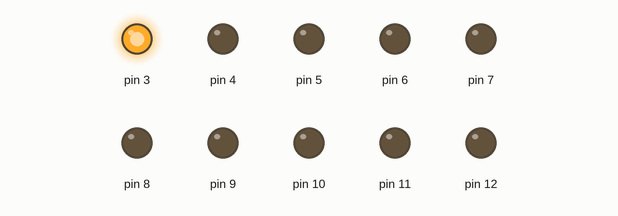
Recording of a sketch running on a simulated Arduino Uno, built with avr-gcc and run on an emulated ATmega328P. Parts: output pins drawn as LEDs (lit = HIGH).

Above: at 0.5 s.
At 1.5 s:
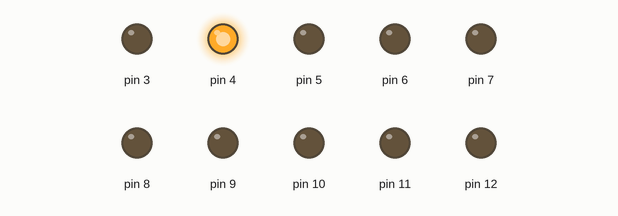
At 3.5 s:
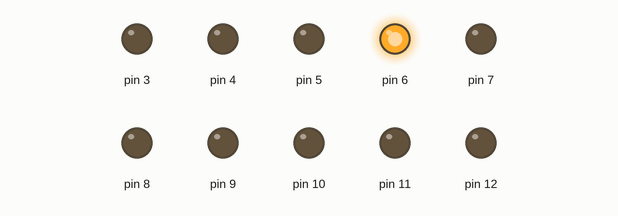
At 6.5 s:
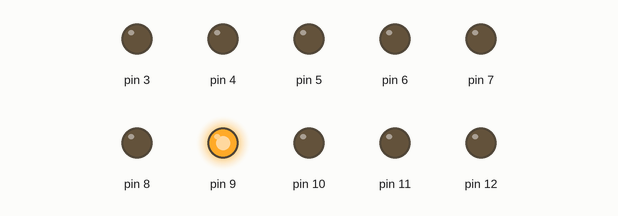
At 9.5 s:
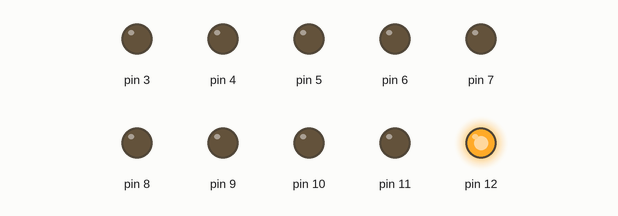
At 12.5 s:
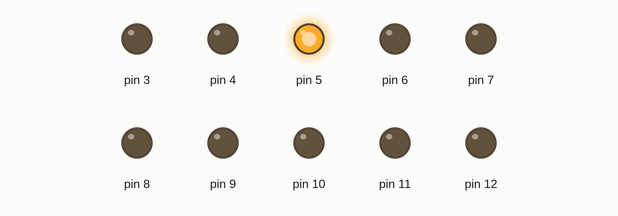
Timing chart, 0 to 13.0 s (numbered marks = the images above):
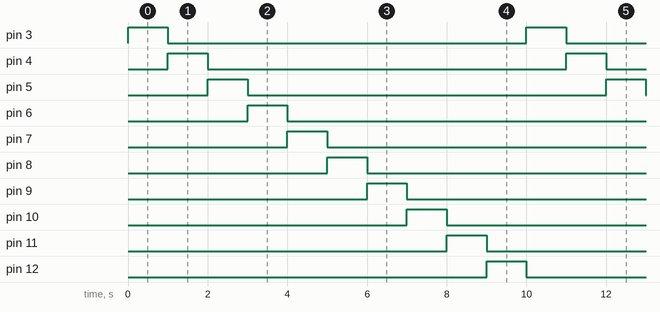

The sketch:

Semaforo.ino
```cpp
void setup() {
  for(int i = 0; i <= 9; i++){
    pinMode(i+3, OUTPUT);
  }
}

void loop() {
  for(int i = 0; i <= 9; i++){
    digitalWrite(i+3, HIGH);
    delay(1000);
    digitalWrite(i+3, LOW);
  }
}
```

Measured:
- by itself, pin 3–12: alternates HIGH for 1.0 s and LOW for 9.0 s
- by itself, everything shown: repeats every 10.0 s, in 11 steps
